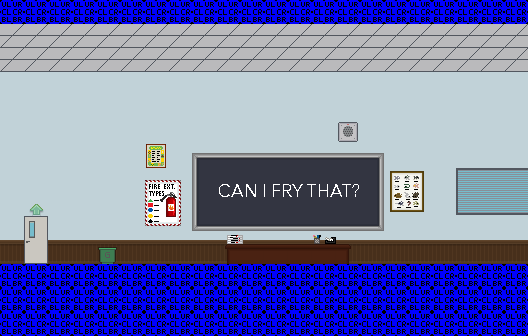

A level layout from a 2D game, rendered from its tile map. Below: a short description, then the map file with tile-grid data replaced by summaries:
An orthogonal 22x14 tile map with 24x24 px tiles, 6 tile layers (bg, walldecor, desk, tabletop, ...), 2 tilesets and 3 objects (door, info, fryer).

<map version="1.0" orientation="orthogonal" width="22" height="14" tilewidth="24" tileheight="24">
 <properties>
  <property name="autosave" value="false" />
  <property name="soundtrack" value="greendale-alt" />
 </properties>
 <tileset firstgid="1" name="greendale-classrooms" tilewidth="24" tileheight="24">
  <image source="../images/tilesets/greendale-classrooms.png" width="288" height="479" />
 </tileset>
 <tileset firstgid="229" name="collisions" tilewidth="24" tileheight="24">
  <image source="../images/tilesets/collisions.png" width="512" height="512" />
 </tileset>
 <layer name="bg" width="22" height="14">
  <data>[308 cells, 308 non-empty, 9 distinct tile ids]</data>
 </layer>
 <layer name="walldecor" width="22" height="14">
  <data>[308 cells, 51 non-empty, 21 distinct tile ids]</data>
 </layer>
 <layer name="desk" width="22" height="14">
  <data>[308 cells, 13 non-empty, 5 distinct tile ids]</data>
 </layer>
 <layer name="tabletop" width="22" height="14">
  <data>[308 cells, 18 non-empty, 18 distinct tile ids]</data>
 </layer>
 <layer name="seats" width="22" height="14">
  <properties>
   <property name="foreground" value="true" />
  </properties>
  <data>[308 cells, 24 non-empty, 4 distinct tile ids]</data>
 </layer>
 <layer name="collision" width="22" height="14">
  <data>[308 cells, 88 non-empty, 1 distinct tile ids]</data>
 </layer>
 <objectgroup name="nodes" width="22" height="14">
  <object name="main" type="door" x="23" y="215" width="24" height="48">
   <properties>
    <property name="level" value="class-hallway" />
    <property name="to" value="frythat" />
   </properties>
  </object>
  <object type="info" x="224" y="230" width="22" height="24">
   <properties>
    <property name="info" value="You see a stack of graded papers here...|Two each of toast and pancakes, add one banana. A+|A pancake, three each of car keys and bubblegum. Gold star!|One banana, half-dozen sticks of gum, half that of keys. Excellent!|One each of the materials covered in class. A+++, automatic pass!|...|There also appear to be red scribbles and 'NO!' scrawled all over papers that mention fries." />
   </properties>
  </object>
  <object type="fryer" x="273" y="222" width="24" height="24" />
 </objectgroup>
</map>
